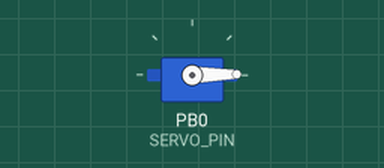
A sketch run on a simulated ATtiny85, built with avr-gcc and run on an emulated ATtiny85. Parts: servo. Wiring (inferred from the names in the program): servo: signal PB0. Servo pulses on a pin are drawn as a servo (544–2400 µs = 0–180°).

Above: at 0.05 s.
At 3.05 s:
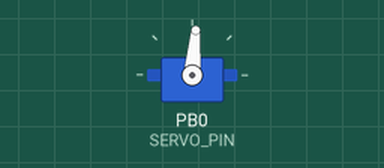
At 6.1 s:
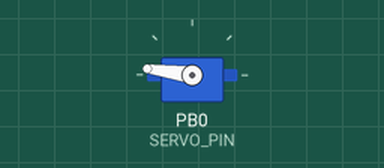
At 12.2 s:
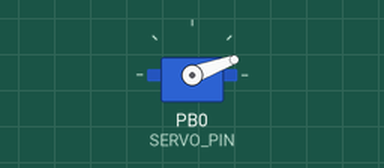
Timing chart, 0 to 16.7 s (numbered marks = the images above):
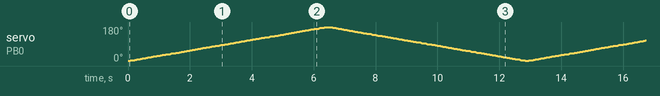

The sketch:

attiny85_and_Servo.ino
```cpp
#define SERVO_PIN 0
int position;
void setServoPosition(int angle);
void setup() {
  pinMode(SERVO_PIN, OUTPUT);
}
void loop() {
  for (position = 0; position <= 180; position++) {
    setServoPosition(position);
    delay(15);
  }

  for (position = 180; position >= 0; position--) {
    setServoPosition(position);
    delay(15);
  }
}
void setServoPosition(int angle) {
  int pulseWidth = (angle * 11) + 500;
  digitalWrite(SERVO_PIN, HIGH);
  delayMicroseconds(pulseWidth);
  digitalWrite(SERVO_PIN, LOW);
  delay(20 - (pulseWidth / 1000));
}
```
